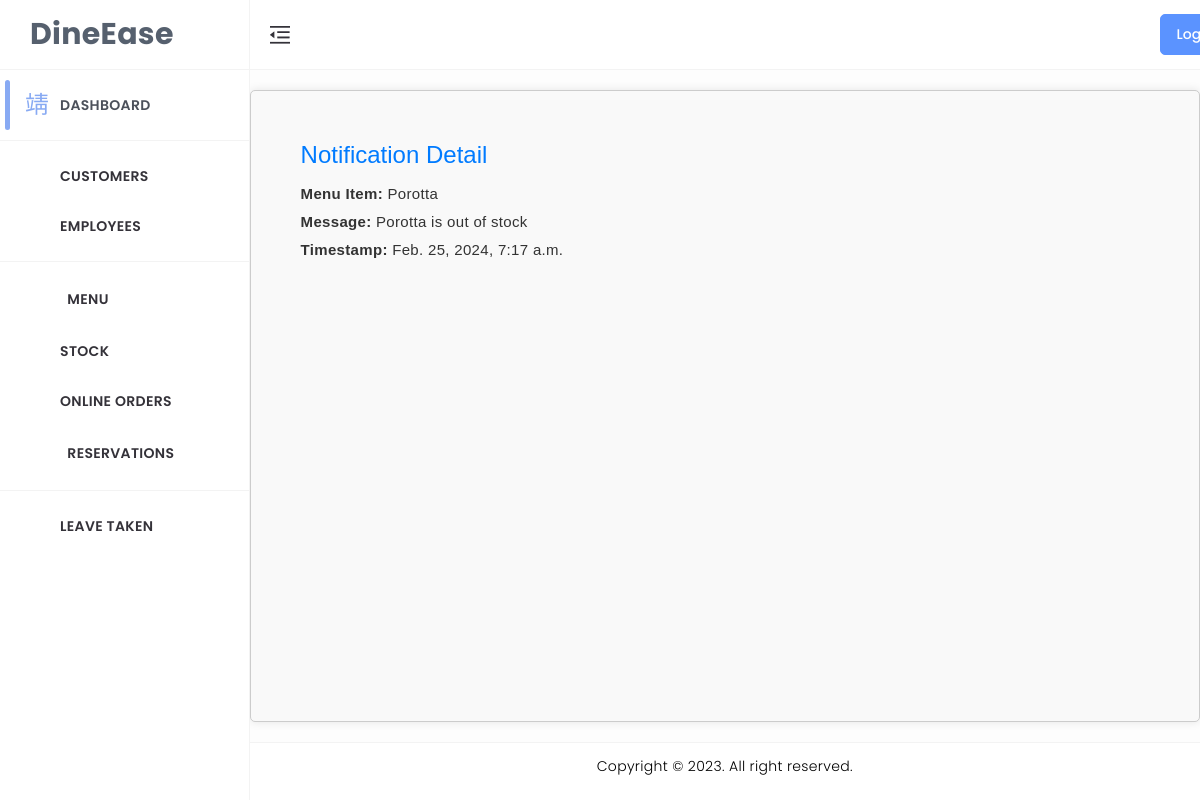
The page /notification/1/ on the database its author committed.
### home/models.py (models this page shows, shortened)
class Notification(models.Model):
    NOTIFICATION_TYPES = [
        ('out_of_stock', 'Out of Stock'),
        ('stock_decrease', 'Stock Decrease'),
    ]
    recipient = models.ForeignKey(CustomUser, on_delete=models.CASCADE, null=True, blank=True)
    menu_item = models.ForeignKey(menus, on_delete=models.CASCADE, null=True, blank=True)
    message = models.TextField()
    timestamp = models.DateTimeField(auto_now_add=True)
    is_read = models.BooleanField(default=False)
    notification_type = models.CharField(max_length=50, choices=NOTIFICATION_TYPES)

class menus(models.Model):
    CATEGORY_CHOICES = (
        ('Kerala', 'Kerala'),
        ('Chineese', 'Chineese'),
        ('North Indian', 'North Indian'),
        ('Arabian', 'Arabian'),
        ('Beverages', 'Beverages'),
    )
    SUBMENU_CHOICES = (
        ('Breads', 'Breads'),
        ('Curries', 'Curries'),
        ('Rice Dishes','Rice Dishes'),
        ('Appetizers','Appetizers'),
        ('Main Course','Main Course'),
        ('Breads & Accompaniments', 'Breads & Accompaniments'),
        ('Rolls & Grills','Rolls & Grills'),
        ('Hot Beverage','Hot Beverage'),
        ('Cold Beverage','Cold Beverage'),
    )
    SUB_SUBMENU_CHOICES = (
        ('Vegetarian', 'Vegetarian'),
        ('Non-Vegetarian', 'Non-Vegetarian'),
        ('Water-based','Water-based'),
        ('Milk-based','Milk-based')
    )
    name = models.CharField(max_length=100)
    category = models.CharField(max_length=50, choices=CATEGORY_CHOICES, default='')
    submenu = models.CharField(max_length=50, choices=SUBMENU_CHOICES, default='', blank=True)
    sub_submenu = models.CharField(max_length=50, choices=SUB_SUBMENU_CHOICES, default='', blank=True)
    desc = models.CharField(max_length=300)
    price = models.FloatField()
    img = models.ImageField(upload_to='menus/', blank=True, null=True)
    active = models.BooleanField(default=True)

### home/views.py (the view)
# urls.py: path('notification/<int:notification_id>/', notification_detail, name='notification_detail'),
def notification_detail(request, notification_id):
    notification = get_object_or_404(Notification, id=notification_id)
    if not notification.is_read:
        notification.is_read = True
        notification.save()
    notifications = Notification.objects.filter(notification_type='out_of_stock')
    return render(request, 'admin_dashboard/notification_detail.html', {'notification': notification, 'notifications': notifications})

### templates/admin_dashboard/notification_detail.html (shortened to what this page needs)
{% load static %}
<!DOCTYPE html>
<html lang="en" dir="ltr">
<head>
	<link href="{% static 'assets/css/materialdesignicons.min.css' %}" rel="stylesheet" />
	<link href="{% static 'assets/plugins/daterangepicker/daterangepicker.css'  %}" rel="stylesheet">
	<link href="{% static 'assets/plugins/simplebar/simplebar.css' %}" rel="stylesheet" />
	<link id="{% static 'style.css' %}" href="{% static 'assets/css/style.css' %}" rel="stylesheet" />
</head>
<body class="ec-header-fixed ec-sidebar-fixed ec-sidebar-light ec-header-light" id="body">
	<div class="wrapper">
		<div class="ec-left-sidebar ec-bg-sidebar">
			<div id="sidebar" class="sidebar ec-sidebar-footer">
				<div class="ec-brand">
					<a href="admin_index ">
						<span class="ec-brand-name text-truncate">DineEase</span>
					</a>
				</div>
				<div class="ec-navigation" data-simplebar>
					<ul class="nav sidebar-inner" id="sidebar-menu">
						<li class="active">
							<a class="sidenav-item-link" href="{% url 'admin_index' %}">
								<i class="mdi mdi-view-dashboard-outline"></i>
								<span class="nav-text">Dashboard</span>
							</a>
							<hr>
						</li>
						<li class="has-sub">
							<a class="sidenav-item-link" href="{% url 'user_list' %}">
								<i class="mdi mdi-account-multiple-outline"></i>
								<span class="nav-text">Customers</span>
							</a>
						</li>
						<li class="has-sub">
							<a class="sidenav-item-link" href="{% url 'emp_list' %}" id="Listemp">
								<i class="mdi mdi-account-multiple-outline"></i>
								<span class="nav-text">Employees</span>
							</a>
							<hr>
						</li>
						<li class="has-sub">
							<a class="sidenav-item-link" href="javascript:void(0)">
								<i class="mdi mdi-food mdi-36px"></i>&ensp;
								<span class="nav-text">Menu</span> <b class="caret"></b>
							</a>
						</li>
						<li class="has-sub">
							<a class="sidenav-item-link" href="{% url 'stock_view' %}">
								<i class="mdi mdi-cart-outline mdi-34px"></i>
								<span class="nav-text">Stock </span>
							</a>
						</li>
						<li class="has-sub">
							<a class="sidenav-item-link" href="{% url 'order_list' %}">
								<i class="mdi mdi-cart-outline mdi-34px"></i>
								<span class="nav-text">Online Orders</span>
							</a>
						</li>
						<li class="has-sub">
							<a class="sidenav-item-link" href="{% url 'ad_booking_lists' %}">
								<i class="mdi mdi-food-variant mdi-36px"></i>&ensp;
								<span class="nav-text">Reservations</span>
							</a>
						</li>
						<hr>
						<li class="has-sub">
							<a class="sidenav-item-link" href="{% url 'empLeave_list' %}">
								<i class="mdi mdi-receipt"></i>
								<span class="nav-text">Leave Taken</span>
							</a>
						</li>
					</ul>
				</div>
			</div>
		</div>
		<div class="ec-page-wrapper">
			<header class="ec-main-header" id="header">
				<nav class="navbar navbar-static-top navbar-expand-lg">
					<button id="sidebar-toggler">
						<img src="{% static 'assets/img/icons/clops.png' %}" alt="">
					</button>
					<div class="navbar-right">
						<ul class="nav navbar-nav">
							<form method="post" action="{% url 'admin_login' %}">
								<button type="submit" class="btn btn-primary" style="margin-left: 850px;">Logout</button>
							</form>
						</ul>
					</div>
				</nav>
			</header>
			<div class="ec-content-wrapper">
				<div class="content">
					<h1>Notification Detail</h1>
					<div>
						<p><strong>Menu Item:</strong> {{ notification.menu_item.name }}</p>
						<p><strong>Message:</strong> {{ notification.message }}</p>
						<p><strong>Timestamp:</strong> {{ notification.timestamp }}</p>
					</div>
				</div>
			</div>
			<footer class="footer mt-auto">
				<div class="copyright bg-white">
					<p>
						Copyright © 2023. All right reserved.
					</p>
				</div>
			</footer>
		</div>
	</div>
</body>
</html>

### templates/admin_dashboard/notification_detail.html (style rules this page uses)
.ec-content-wrapper { background-color: #f9f9f9; border: 1px solid #ccc; border-radius: 5px; padding: 20px; margin: 20px 0; box-shadow: 0 0 10px rgba(0, 0, 0, 0.1); }
.content { font-family: Arial, sans-serif; color: #333; }
h1 { font-size: 24px; margin-bottom: 15px; color: #007bff; }
p { margin-bottom: 10px; }
strong { font-weight: bold; }

### rows shown on the page
Notification: menu_item.name "Porotta", message "Porotta is out of stock", timestamp "Feb. 25, 2024, 7:17 a.m."
